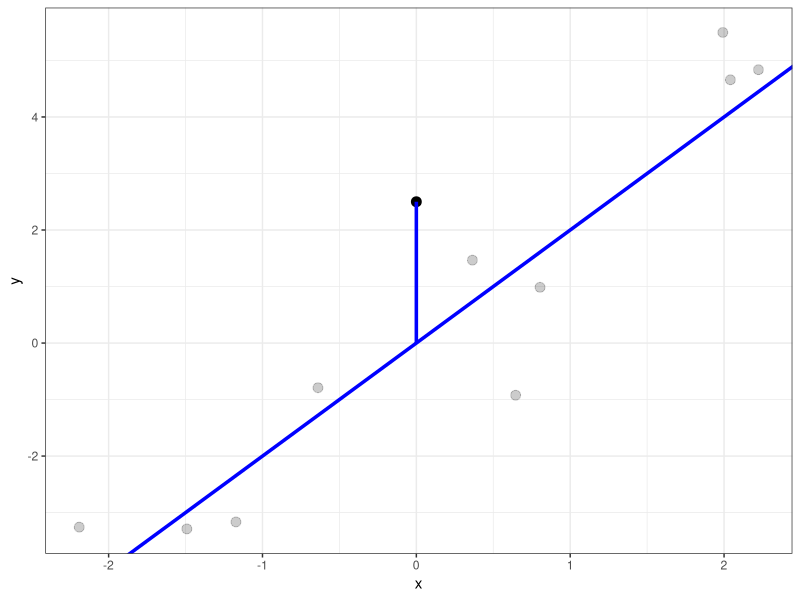
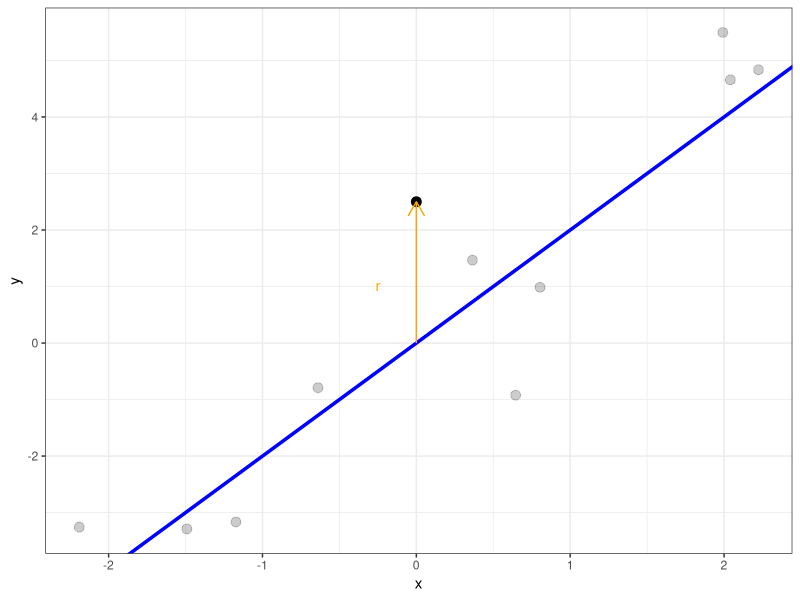
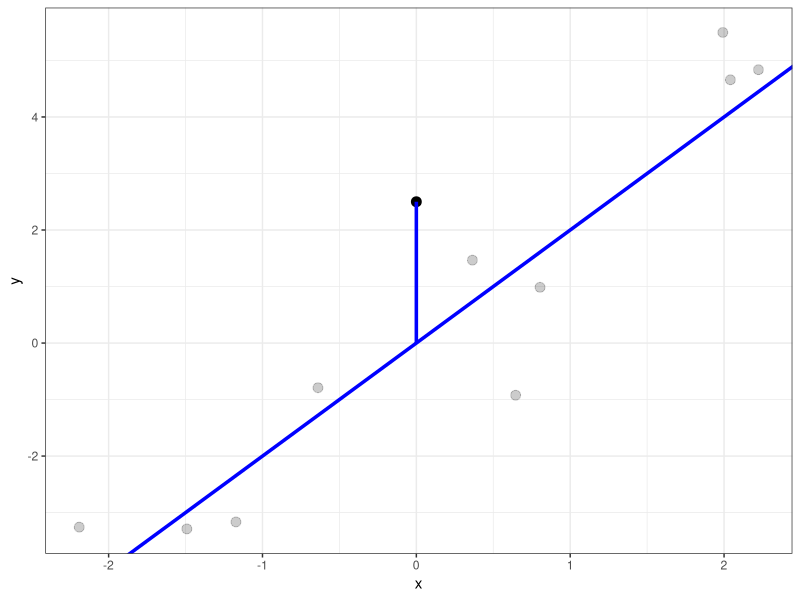

Recreate these plots in R, in order.
library(ggplot2)

theme_set(theme_bw())

set.seed(1)
df = data.frame(x = runif(10, -2.5, 2.5), type = FALSE)

df$y = 2 * df$x + rnorm(nrow(df))
df = rbind(df, data.frame(x = 0, type = TRUE, y = 2.5))

p = ggplot() + geom_point(data = df[!df$type, ], aes(x = x, y = y), alpha = 0.2, size = 3)
p = p + geom_abline(intercept = 0, slope = 2, colour = "blue", size = 1.2)
p = p + geom_point(data = df[df$type, ], aes(x = x, y = y), size = 3) 

p_1 = p + geom_segment(aes(x = 0, xend = 0, y = 0, yend = 2.5), colour = "orange", arrow = arrow(length = unit(0.03, "npc")))
p_1 = p_1 + annotate("text", x = -0.25, y = 1, label = "r", colour = "orange", parse = TRUE)

ggsave("../figure_man/pseudo_residual_1.png", p_1, width = 3, height = 2)

p_2 = p + geom_segment(
  aes(x = 0L, xend = 0L, y = 0L, yend = 2.5), 
  size = 1.2, 
  col = "blue")
p_2

ggsave("../figure_man/pseudo_residual_2.png", p_2, width = 3, height = 2)
